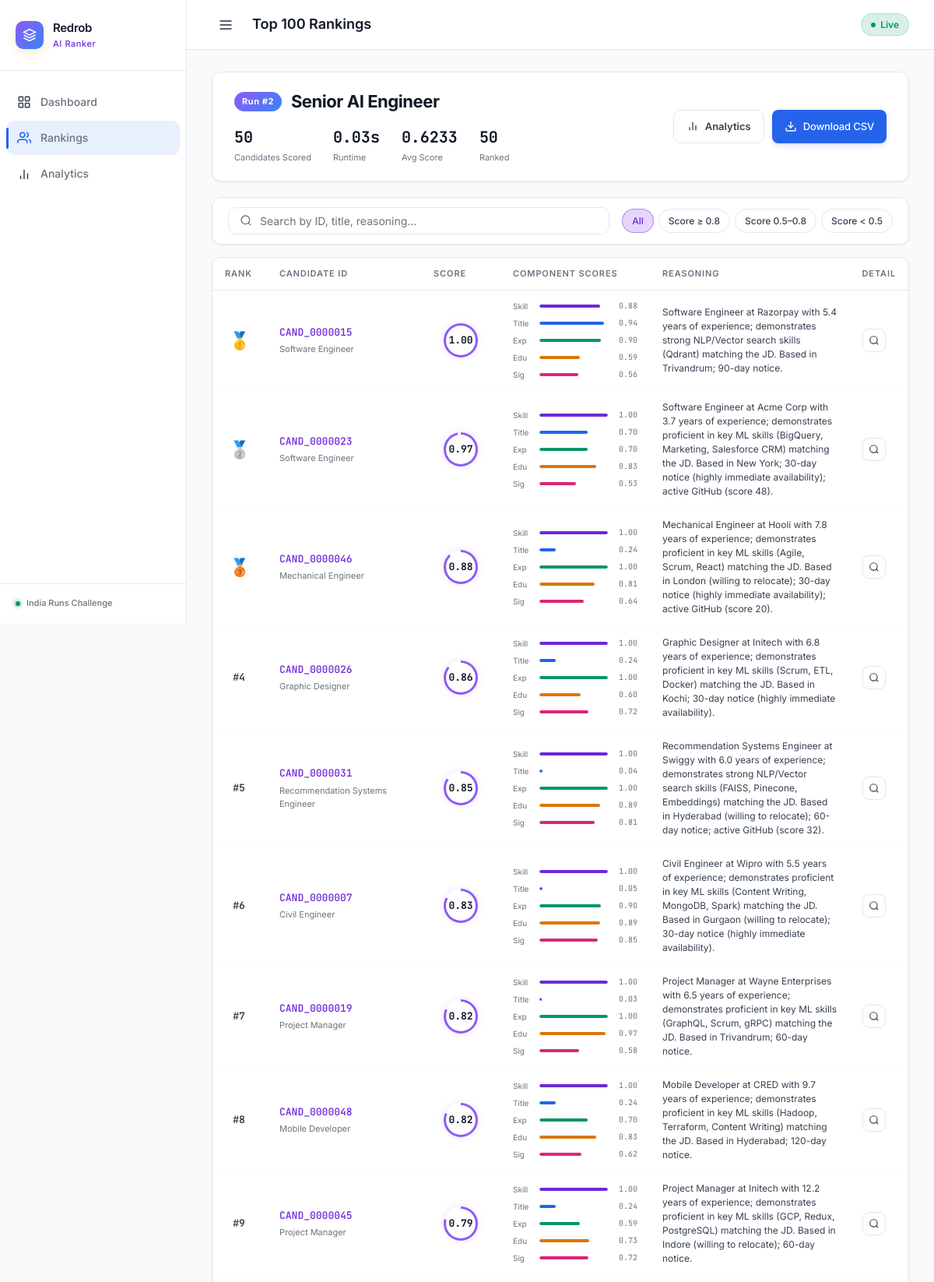
Screenshot of /results/2/ (upper part) with the database file from the repository.
### ranker/models.py (models this page shows, shortened)
class RankingRun(models.Model):
    created_at = models.DateTimeField(auto_now_add=True)
    job_title = models.CharField(max_length=200, default="AI/ML Engineer")
    job_description = models.TextField(blank=True)
    total_candidates = models.IntegerField(default=0)
    duration_sec = models.FloatField(default=0)
    avg_score = models.FloatField(default=0)
    max_score = models.FloatField(default=0)
    status = models.CharField(max_length=50, default="completed")
    submission_csv = models.FileField(upload_to="submissions/", blank=True, null=True)
    stats_json = models.TextField(blank=True, default="{}")
    class Meta:
        ordering = ["-created_at"]
    def get_stats(self):
        try:
            return json.loads(self.stats_json)
        except Exception:
            return {}

class RankedCandidate(models.Model):
    run = models.ForeignKey(RankingRun, on_delete=models.CASCADE, related_name="candidates")
    rank = models.IntegerField()
    candidate_id = models.CharField(max_length=20)
    score = models.FloatField()
    raw_score = models.FloatField(default=0)
    reasoning = models.TextField()
    profile_json = models.TextField(default="{}")
    components_json = models.TextField(default="{}")
    signals_json = models.TextField(default="{}")
    class Meta:
        ordering = ["rank"]
    def get_profile(self):
        try:
            return json.loads(self.profile_json)
        except Exception:
            return {}
    def get_components(self):
        try:
            return json.loads(self.components_json)
        except Exception:
            return {}
    def get_signals(self):
        try:
            return json.loads(self.signals_json)
        except Exception:
            return {}

### ranker/views.py (the view)
# urls.py: path("results/", views.results_view, name="results"),
def results_view(request, run_id=None):
    if run_id:
        run = get_object_or_404(RankingRun, pk=run_id)
    else:
        run = RankingRun.objects.first()
        if not run:
            return redirect("dashboard")
    candidates = run.candidates.all().order_by("rank")
    stats = run.get_stats()
    context = {
        "run": run,
        "candidates": candidates,
        "stats": stats,
        "total": candidates.count(),
    }
    return render(request, "ranker/results.html", context)

### ranker/templates/ranker/results.html (shortened to what this page needs)
{% extends "ranker/base.html" %}
{% block nav_results %}active{% endblock %}
{% block page_title %}Top 100 Rankings{% endblock %}
{% block content %}
<div class="results-header glass">
  <div class="results-meta">
    <div class="results-title">
      <span class="rank-badge-hero">Run #{{ run.pk }}</span>
      <h1>{{ run.job_title }}</h1>
    </div>
    <div class="results-stats">
      <div class="r-stat">
        <span class="r-stat-val">{{ stats.total_candidates|default:0 }}</span>
        <span class="r-stat-lbl">Candidates Scored</span>
      </div>
      <div class="r-stat">
        <span class="r-stat-val">{{ stats.duration_sec|default:0 }}s</span>
        <span class="r-stat-lbl">Runtime</span>
      </div>
      <div class="r-stat">
        <span class="r-stat-val">{{ stats.avg_score|default:0 }}</span>
        <span class="r-stat-lbl">Avg Score</span>
      </div>
      <div class="r-stat">
        <span class="r-stat-val">{{ total }}</span>
        <span class="r-stat-lbl">Ranked</span>
      </div>
    </div>
  </div>
  <div class="results-actions">
    <a href="/analytics/{{ run.pk }}/" class="btn-secondary">
      <svg viewBox="0 0 24 24" fill="none" stroke="currentColor" stroke-width="2"><line x1="18" y1="20" x2="18" y2="10"/><line x1="12" y1="20" x2="12" y2="4"/><line x1="6" y1="20" x2="6" y2="14"/></svg>
      Analytics
    </a>
    <a href="/download/{{ run.pk }}/" class="btn-primary">
      <svg viewBox="0 0 24 24" fill="none" stroke="currentColor" stroke-width="2"><path d="M21 15v4a2 2 0 0 1-2 2H5a2 2 0 0 1-2-2v-4"/><polyline points="7 10 12 15 17 10"/><line x1="12" y1="15" x2="12" y2="3"/></svg>
      Download CSV
    </a>
  </div>
</div>
<div class="filter-bar glass">
  <div class="search-box">
    <svg viewBox="0 0 24 24" fill="none" stroke="currentColor" stroke-width="2"><circle cx="11" cy="11" r="8"/><line x1="21" y1="21" x2="16.65" y2="16.65"/></svg>
    <input type="text" id="search-input" placeholder="Search by ID, title, reasoning..." oninput="filterTable()"/>
  </div>
  <div class="filter-pills">
    <span class="filter-pill active" onclick="filterByScore('all', this)">All</span>
    <span class="filter-pill" onclick="filterByScore('high', this)">Score ≥ 0.8</span>
    <span class="filter-pill" onclick="filterByScore('mid', this)">Score 0.5–0.8</span>
    <span class="filter-pill" onclick="filterByScore('low', this)">Score &lt; 0.5</span>
  </div>
</div>
<div class="table-container glass">
  <table class="results-table" id="results-table">
    <thead>
      <tr>
        <th class="col-rank">Rank</th>
        <th class="col-id">Candidate ID</th>
        <th class="col-score">Score</th>
        <th class="col-components">Component Scores</th>
        <th class="col-reasoning">Reasoning</th>
        <th class="col-actions">Detail</th>
      </tr>
    </thead>
    <tbody>
      {% for cand in candidates %}
      {% with comps=cand.get_components signals=cand.get_signals profile=cand.get_profile %}
      <tr class="result-row" data-score="{{ cand.score }}" data-id="{{ cand.candidate_id }}" data-reasoning="{{ cand.reasoning|striptags|lower }}">
        <td class="col-rank">
          {% if cand.rank == 1 %}
            <div class="rank-medal gold">🥇</div>
          {% elif cand.rank == 2 %}
            <div class="rank-medal silver">🥈</div>
          {% elif cand.rank == 3 %}
            <div class="rank-medal bronze">🥉</div>
          {% else %}
            <div class="rank-num">#{{ cand.rank }}</div>
          {% endif %}
        </td>
        <td class="col-id">
          <div class="cand-id-cell">
            <span class="cand-id">{{ cand.candidate_id }}</span>
            {% if profile.current_title %}
            <span class="cand-title-small">{{ profile.current_title }}</span>
            {% endif %}
          </div>
        </td>
        <td class="col-score">
          <div class="score-display">
            <div class="score-ring" style="--score: {{ cand.score }}">
              <span class="score-num">{{ cand.score|floatformat:2 }}</span>
            </div>
          </div>
        </td>
        <td class="col-components">
          <div class="comp-bars">
            <div class="comp-bar-item" title="Skill Match: {{ comps.skill_score }}">
              <span class="comp-lbl">Skill</span>
              <div class="comp-bar-track">
                <div class="comp-bar-fill purple" style="width: calc({{ comps.skill_score|default:0 }} * 100%)"></div>
              </div>
              <span class="comp-val">{{ comps.skill_score|floatformat:2 }}</span>
            </div>
            <div class="comp-bar-item" title="Title & Career: {{ comps.title_career_score }}">
              <span class="comp-lbl">Title</span>
              <div class="comp-bar-track">
                <div class="comp-bar-fill blue" style="width: calc({{ comps.title_career_score|default:0 }} * 100%)"></div>
              </div>
              <span class="comp-val">{{ comps.title_career_score|floatformat:2 }}</span>
            </div>
            <div class="comp-bar-item" title="Experience: {{ comps.experience_score }}">
              <span class="comp-lbl">Exp</span>
              <div class="comp-bar-track">
                <div class="comp-bar-fill green" style="width: calc({{ comps.experience_score|default:0 }} * 100%)"></div>
              </div>
              <span class="comp-val">{{ comps.experience_score|floatformat:2 }}</span>
            </div>
            <div class="comp-bar-item" title="Education: {{ comps.education_score }}">
              <span class="comp-lbl">Edu</span>
              <div class="comp-bar-track">
                <div class="comp-bar-fill orange" style="width: calc({{ comps.education_score|default:0 }} * 100%)"></div>
              </div>
              <span class="comp-val">{{ comps.education_score|floatformat:2 }}</span>
            </div>
            <div class="comp-bar-item" title="Platform Signals: {{ comps.signal_score }}">
              <span class="comp-lbl">Sig</span>
              <div class="comp-bar-track">
                <div class="comp-bar-fill pink" style="width: calc({{ comps.signal_score|default:0 }} * 100%)"></div>
              </div>
              <span class="comp-val">{{ comps.signal_score|floatformat:2 }}</span>
            </div>
          </div>
        </td>
        <td class="col-reasoning">
          <p class="reasoning-text">{{ cand.reasoning|safe }}</p>
        </td>
        <td class="col-actions">
          <button class="detail-btn" onclick="showDetail('{{ cand.candidate_id }}')">
            <svg viewBox="0 0 24 24" fill="none" stroke="currentColor" stroke-width="2"><circle cx="11" cy="11" r="8"/><line x1="21" y1="21" x2="16.65" y2="16.65"/></svg>
          </button>
        </td>
      </tr>
      {% endwith %}
      {% endfor %}
    </tbody>
  </table>
</div>
{% endblock %}

### ranker/templates/ranker/base.html (style rules this page uses)
:root { --bg-color: #F9FAFB; --bg-1: #F9FAFB; --bg-2: #FFFFFF; --bg-3: #F3F4F6; --card-bg: #FFFFFF; --card-border: #E5E7EB; --glass-bg: #FFFFFF; --glass-border: #E5E7EB; --text-main: #111827; --text-primary: #111827; --text-secondary: #374151; --text-muted: #6B7280; --primary: #2563EB; --primary-hover: #1D4ED8; --purple: #8B5CF6; --purple-light: #6D28D9; --blue: #3B82F6; --blue-light: #2563EB; --green: #10B981; --green-light: #059669; --orange: #F59E0B; --orange-light: #D97706; --pink: #EC4899; --pink-light: #DB2777; }
body { background-color: var(--bg-color) !important; color: var(--text-main); font-family: 'Inter', -apple-system, BlinkMacSystemFont, sans-serif; -webkit-font-smoothing: antialiased; background-image: none !important; }
.glass, .panel, .results-header, .filter-bar, .table-container { background: var(--card-bg) !important; border: 1px solid var(--card-border) !important; box-shadow: 0 1px 3px 0 rgba(0, 0, 0, 0.05), 0 1px 2px 0 rgba(0, 0, 0, 0.03) !important; backdrop-filter: none !important; border-radius: 12px; }
h1, h2, h3, h4, h5, h6, .panel-title, .brand-name { letter-spacing: -0.02em; font-weight: 600; color: #111827; }
.stat-label, .run-meta, .arch-desc, .comp-lbl, .nav-link span { color: var(--text-muted) !important; }
.run-btn, .btn-primary { background: var(--primary); color: #FFFFFF; border-radius: 8px; font-weight: 500; letter-spacing: -0.01em; transition: all 0.2s ease; border: none; box-shadow: 0 4px 6px -1px rgba(37, 99, 235, 0.2); }

### rows the page displays
RankingRun: pk "2", job_title "Senior AI Engineer"
RankedCandidate: candidate_id "CAND_0000015", get_profile.current_title "Software Engineer", score "1.00", {{ comps.skill_score|default:0 }} 0.8847 (drawn), get_components.skill_score "0.88", {{ comps.title_career_score|default:0 }} 0.9445 (drawn), get_components.title_career_score "0.94", {{ comps.experience_score|default:0 }} 0.9 (drawn), get_components.experience_score "0.90", {{ comps.education_score|default:0 }} 0.585 (drawn), get_components.education_score "0.59", {{ comps.signal_score|default:0 }} 0.5625 (drawn), get_components.signal_score "0.56", reasoning "Software Engineer at Razorpay with 5.4 years of experience; demonstrates strong NLP/Vector search skills (Qdrant) matching the JD. Based in Trivandrum; 90-day notice."
RankedCandidate: candidate_id "CAND_0000023", get_profile.current_title "Software Engineer", score "0.97", {{ comps.skill_score|default:0 }} 1.0 (drawn), get_components.skill_score "1.00", {{ comps.title_career_score|default:0 }} 0.702 (drawn), get_components.title_career_score "0.70", {{ comps.experience_score|default:0 }} 0.7 (drawn), get_components.experience_score "0.70", {{ comps.education_score|default:0 }} 0.8325 (drawn), get_components.education_score "0.83", {{ comps.signal_score|default:0 }} 0.5314 (drawn), get_components.signal_score "0.53", reasoning "Software Engineer at Acme Corp with 3.7 years of experience; demonstrates proficient in key ML skills (BigQuery, Marketing, Salesforce CRM) matching the JD. Based in New York; 30-day notice (highly immediate availability); active GitHub (score 48)."
RankedCandidate: candidate_id "CAND_0000046", get_profile.current_title "Mechanical Engineer", score "0.88", {{ comps.skill_score|default:0 }} 1.0 (drawn), get_components.skill_score "1.00", get_components.title_career_score "0.24", {{ comps.experience_score|default:0 }} 1.0 (drawn), get_components.experience_score "1.00", {{ comps.education_score|default:0 }} 0.805 (drawn), get_components.education_score "0.81", {{ comps.signal_score|default:0 }} 0.6435 (drawn), get_components.signal_score "0.64", reasoning "Mechanical Engineer at Hooli with 7.8 years of experience; demonstrates proficient in key ML skills (Agile, Scrum, React) matching the JD. Based in London (willing to relocate); 30-day notice (highly immediate availability); active GitHub (score 20)."
RankedCandidate: rank "4", candidate_id "CAND_0000026", get_profile.current_title "Graphic Designer", score "0.86", {{ comps.skill_score|default:0 }} 1.0 (drawn), get_components.skill_score "1.00", get_components.title_career_score "0.24", {{ comps.experience_score|default:0 }} 1.0 (drawn), get_components.experience_score "1.00", {{ comps.education_score|default:0 }} 0.6025 (drawn), get_components.education_score "0.60", {{ comps.signal_score|default:0 }} 0.7159 (drawn), get_components.signal_score "0.72", reasoning "Graphic Designer at Initech with 6.8 years of experience; demonstrates proficient in key ML skills (Scrum, ETL, Docker) matching the JD. Based in Kochi; 30-day notice (highly immediate availability)."
RankedCandidate: rank "5", candidate_id "CAND_0000031", get_profile.current_title "Recommendation Systems Engineer", score "0.85", {{ comps.skill_score|default:0 }} 1.0 (drawn), get_components.skill_score "1.00", {{ comps.title_career_score|default:0 }} 0.0429 (drawn), get_components.title_career_score "0.04", {{ comps.experience_score|default:0 }} 1.0 (drawn), get_components.experience_score "1.00", {{ comps.education_score|default:0 }} 0.885 (drawn), get_components.education_score "0.89", {{ comps.signal_score|default:0 }} 0.8103 (drawn), get_components.signal_score "0.81", reasoning "Recommendation Systems Engineer at Swiggy with 6.0 years of experience; demonstrates strong NLP/Vector search skills (FAISS, Pinecone, Embeddings) matching the JD. Based in Hyderabad (willing to relocate); 60-day notice; active GitHub (score 32)."
RankedCandidate: rank "6", candidate_id "CAND_0000007", get_profile.current_title "Civil Engineer", score "0.83", {{ comps.skill_score|default:0 }} 1.0 (drawn), get_components.skill_score "1.00", {{ comps.title_career_score|default:0 }} 0.045 (drawn), get_components.title_career_score "0.05", {{ comps.experience_score|default:0 }} 0.9 (drawn), get_components.experience_score "0.90", {{ comps.education_score|default:0 }} 0.885 (drawn), get_components.education_score "0.89", {{ comps.signal_score|default:0 }} 0.8525 (drawn), get_components.signal_score "0.85", reasoning "Civil Engineer at Wipro with 5.5 years of experience; demonstrates proficient in key ML skills (Content Writing, MongoDB, Spark) matching the JD. Based in Gurgaon (willing to relocate); 30-day notice (highly immediate availability)."
RankedCandidate: rank "7", candidate_id "CAND_0000019", get_profile.current_title "Project Manager", score "0.82", {{ comps.skill_score|default:0 }} 1.0 (drawn), get_components.skill_score "1.00", get_components.title_career_score "0.03", {{ comps.experience_score|default:0 }} 1.0 (drawn), get_components.experience_score "1.00", {{ comps.education_score|default:0 }} 0.965 (drawn), get_components.education_score "0.97", {{ comps.signal_score|default:0 }} 0.5787 (drawn), get_components.signal_score "0.58", reasoning "Project Manager at Wayne Enterprises with 6.5 years of experience; demonstrates proficient in key ML skills (GraphQL, Scrum, gRPC) matching the JD. Based in Trivandrum; 60-day notice."
RankedCandidate: rank "8", candidate_id "CAND_0000048", get_profile.current_title "Mobile Developer", score "0.82", {{ comps.skill_score|default:0 }} 1.0 (drawn), get_components.skill_score "1.00", {{ comps.title_career_score|default:0 }} 0.2425 (drawn), get_components.title_career_score "0.24", {{ comps.experience_score|default:0 }} 0.7 (drawn), get_components.experience_score "0.70", {{ comps.education_score|default:0 }} 0.8325 (drawn), get_components.education_score "0.83", {{ comps.signal_score|default:0 }} 0.6176 (drawn), get_components.signal_score "0.62", reasoning "Mobile Developer at CRED with 9.7 years of experience; demonstrates proficient in key ML skills (Hadoop, Terraform, Content Writing) matching the JD. Based in Hyderabad; 120-day notice."
RankedCandidate: rank "9", candidate_id "CAND_0000045", get_profile.current_title "Project Manager", score "0.79", {{ comps.skill_score|default:0 }} 1.0 (drawn), get_components.skill_score "1.00", get_components.title_career_score "0.24", get_components.experience_score "0.59", {{ comps.education_score|default:0 }} 0.725 (drawn), get_components.education_score "0.73", {{ comps.signal_score|default:0 }} 0.7153 (drawn), get_components.signal_score "0.72", reasoning "Project Manager at Initech with 12.2 years of experience; demonstrates proficient in key ML skills (GCP, Redux, PostgreSQL) matching the JD. Based in Indore (willing to relocate); 60-day notice."

### other values shown
{{ stats.total_candidates|default:0 }} "50"
{{ stats.duration_sec|default:0 }} "0.03"
{{ stats.avg_score|default:0 }} "0.6233"
{{ total }} "50"
